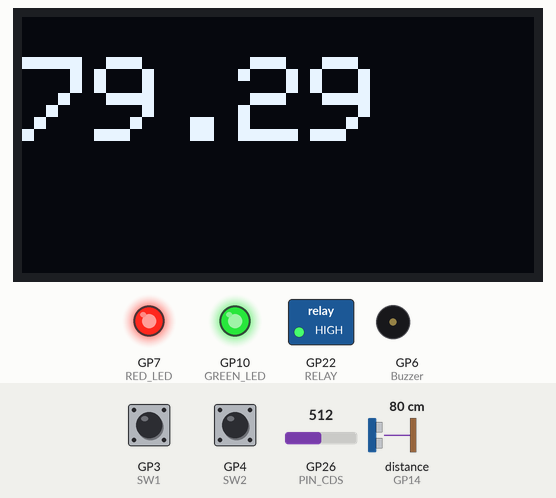
The sketch below on a simulated Raspberry Pi Pico. On the bench: 128×64 one-colour display, switched loads named in the sketch (green lamp = pin HIGH), output pins drawn as LEDs (lit = HIGH), buzzer (waves = sounding). Wiring (inferred from the names in the program): ultrasonic range finder: trigger GP15; echo GP14. Dashed ring = blinking. Inputs (shaded band) come from the test bench; at power-on: distance to the obstacle (sensor on GP14) 80 cm, GP26 (PIN_CDS) = 512, GP4 (SW2) HIGH, GP3 (SW1) HIGH. The echo pulse lasts 58.3 µs per cm; pins used as bus, display or sensor lines are not drawn.

Above: at 4.2 s.
4.3 s: distance to the obstacle (sensor on GP14) set to 5 cm
At 6.4 s:
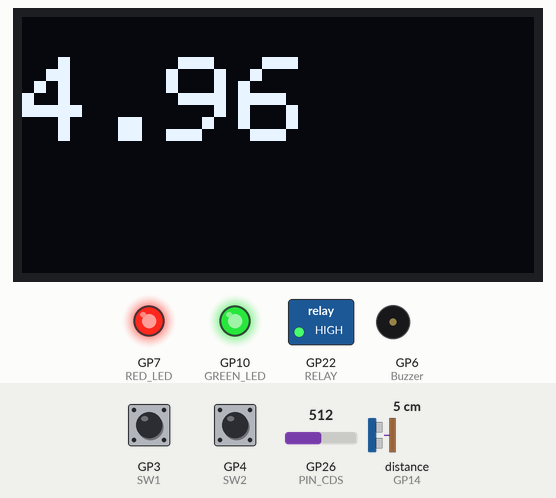
6.7 s: distance to the obstacle (sensor on GP14) set to 2 cm
At 8.6 s:
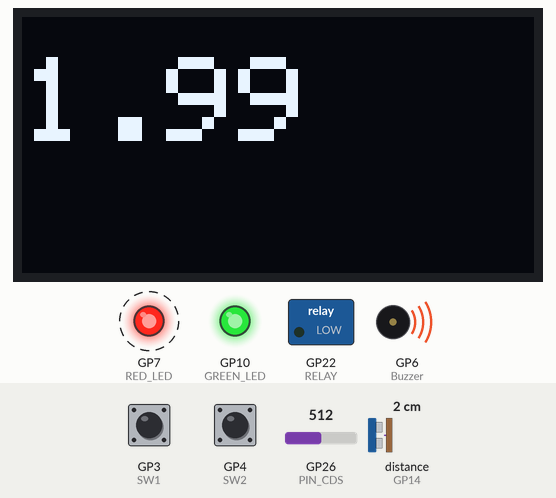
10.5 s: distance to the obstacle (sensor on GP14) set to 4 cm
At 11.2 s:
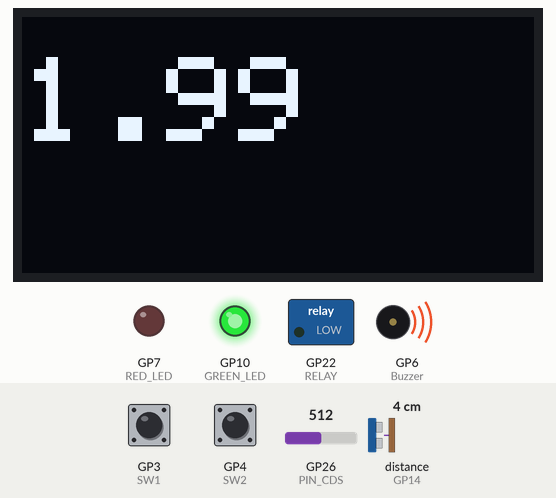
13.6 s: GP26 (PIN_CDS) set to 582
15.1 s: GP26 (PIN_CDS) set to 613
At 16.3 s:
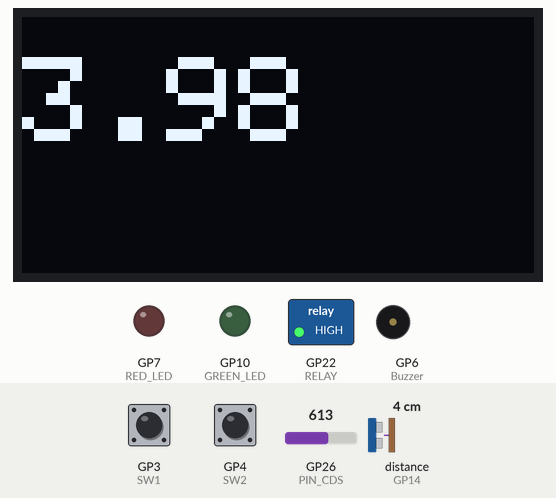
16.9 s: GP4 (SW2) pulled LOW for 3.2 s
At 18.6 s:
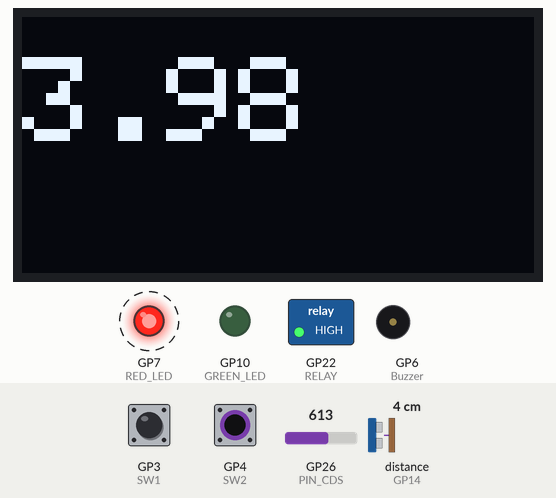
Timing chart, 0 to 21.9 s (numbered marks = the images above; inputs shaded):
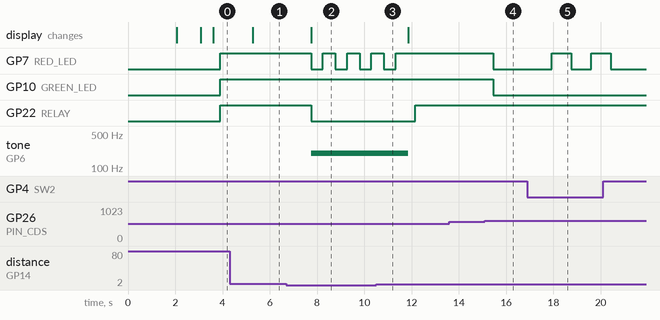

Measured:
- the behaviour switches between 4 and 3 cm on distance to the obstacle (sensor on GP14) (found by bisection; images 1 and 2)
- the behaviour switches between 600 and 601 on GP26 (PIN_CDS) (found by bisection; images 3 and 4)
- after the input at 4.3 s, the display: changes after 0.97 s (image 1)
- after the input at 6.7 s, GP7 (RED_LED): alternates HIGH for 0.53 s and LOW for 0.50 s, starting after 1.0 s; GP22 (RELAY): HIGH → LOW after 1.0 s; tone on GP6 (Buzzer): silent → 200 Hz after 1.0 s; the display: changes after 1.0 s (image 2)
- after the input at 10.5 s, GP7 (RED_LED): goes on until 11.3 s, then stays HIGH; GP22 (RELAY): LOW → HIGH after 1.7 s; tone on GP6 (Buzzer): 200 Hz → silent after 1.4 s
- after the input at 13.6 s, every drawn part: stays the same
- after the input at 15.1 s, GP7 (RED_LED), GP10 (GREEN_LED): HIGH → LOW after 0.36 s
- after the input at 16.9 s, GP7 (RED_LED): alternates HIGH for 0.83 s and LOW for 0.83 s, 4 changes in all, then stays LOW, starting after 1.0 s

The sketch:

Project_0712.ino
```cpp
#include <Wire.h>
#include <Adafruit_GFX.h>
#include <Adafruit_SSD1306.h>

#define SCREEN_WIDTH 128
#define SCREEN_HEIGHT 64
#define SOUND_SPEED 340
#define TRIG_PULSE_DURATION_US 10
#define PIN_CDS 26

Adafruit_SSD1306 display(SCREEN_WIDTH, SCREEN_HEIGHT, &Wire, -1);

const int trig_pin = 15;
const int echo_pin = 14 ;
const int Buzzer = 6;
const int RED_LED = 7;
const int GREEN_LED = 10;
const int SW1 = 3;
const int SW2 = 4;
const int RELAY = 22;

int S1, S2;

long ultrason_duration;
float distance_cm;

void setup() {

  int S1 = 1;
  int S2 = 1;

  pinMode(trig_pin, OUTPUT);
  pinMode(echo_pin, INPUT);
  pinMode(Buzzer, OUTPUT);
  pinMode(RELAY, OUTPUT);
  pinMode(RED_LED, OUTPUT);
  pinMode(GREEN_LED, OUTPUT);

  pinMode(PIN_CDS, INPUT);

  pinMode(SW1, INPUT);
  pinMode(SW2, INPUT);

  Wire.setSDA(12);
  Wire.setSCL(13);

  Wire.begin();

  Serial.begin(115200);

  if(!display.begin(SSD1306_SWITCHCAPVCC, 0x3C)) {
    Serial.println(F("SSD1306 allocation failed"));
    for(;;);
  }

  delay(2000);
  display.clearDisplay();
  display.setTextSize(2);
  display.setTextColor(WHITE);
  display.setCursor(0, 10); // setCursor 없으면 값이 계속 오른쪽으로 이동해서 입력됨
  display.println("Welcome Driver!");
  display.display();
  delay(1000);
  display.clearDisplay();
  display.display();
}

void loop() {
  if (digitalRead(SW1)==0){
    S1 = ~S1;
  }
  if (digitalRead(SW2)==0){
    S2 = ~S2;
  }

  if (S1 == 0)
  {
    digitalWrite(trig_pin, LOW);
    delayMicroseconds(2);
    digitalWrite(trig_pin, HIGH);
    delayMicroseconds(TRIG_PULSE_DURATION_US);
    digitalWrite(trig_pin, LOW);

    ultrason_duration=pulseIn(echo_pin, HIGH);

    distance_cm=ultrason_duration*SOUND_SPEED/2*0.0001;

    delay(500);
    display.clearDisplay();
    display.setTextSize(3);
    display.setTextColor(WHITE);
    display.setCursor(0, 10); // setCursor 없으면 값이 계속 오른쪽으로 이동해서 입력됨
    display.println(distance_cm);
    display.display();

    if (distance_cm <=3){
      tone(Buzzer, 200);
      digitalWrite(RELAY, 0);
      digitalWrite(RED_LED, 0);
      delay(500);
    }
    else {
      noTone(Buzzer);
      delay(300);
      digitalWrite(RED_LED, 1);
      digitalWrite(RELAY, 1);
    }
  }


  if(S2 == 0){
    int CDS_sensor = analogRead(26);
    if (CDS_sensor > 600) {
      digitalWrite(RED_LED, 0);
      digitalWrite(GREEN_LED, 0);
    }
    else {
      digitalWrite(RED_LED, 1);
      digitalWrite(GREEN_LED, 1);
    }
  }
}
```
